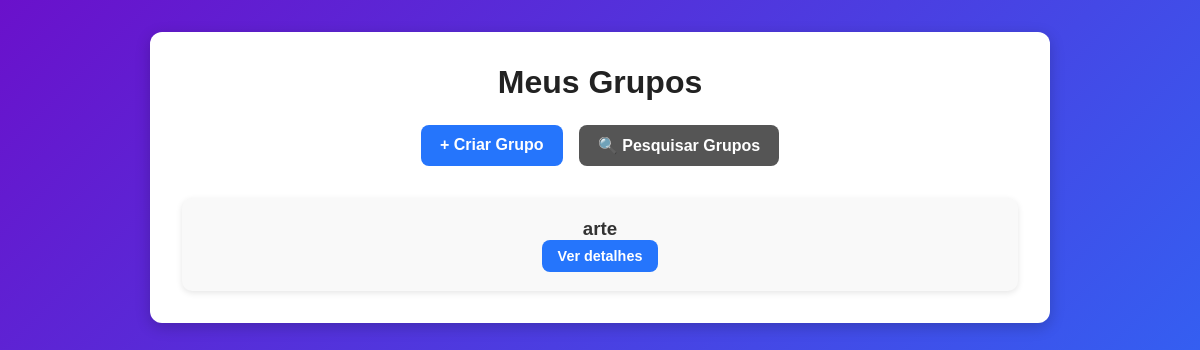
Page /dashboard/ (signed in) on the earlier database version.
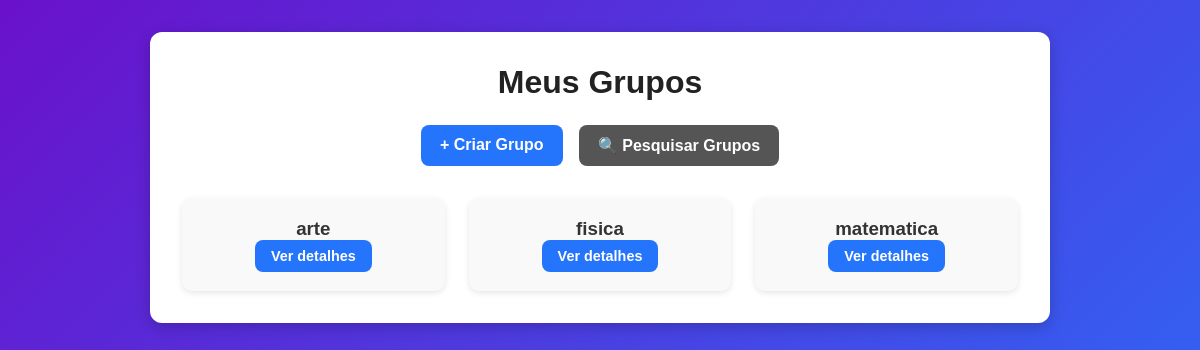
Same page on the later database version.
### tela_principal/models.py (models this page shows, shortened)
class Grupo(models.Model):
    nome = models.CharField(max_length=100)
    descricao = models.TextField()
    criador = models.ForeignKey(User, on_delete=models.CASCADE)
    participantes = models.ManyToManyField(User, related_name='grupos')
    imagem = models.ImageField(upload_to='grupo_pics/', blank=True, null=True)
    data_criacao = models.DateTimeField(auto_now_add=True)

### tela_principal/views.py (the view)
# urls.py: path('dashboard/', views.dashboard, name='dashboard'),
@login_required
def dashboard(request):
    grupos = request.user.grupos.all()
    return render(request, 'tela_principal/dashboard.html', {'grupos': grupos})

### tela_principal/templates/tela_principal/dashboard.html (shortened to what this page needs)
{% load static %}
<!DOCTYPE html>
<html lang="pt-br">
<head>
    <link rel="stylesheet" href="{% static 'tela_principal/css/style.css' %}">
</head>
<body>
    <div class="container">
        <h1>Meus Grupos</h1>
        <div class="actions">
            <a href="{% url 'criar_grupo' %}" class="btn">+ Criar Grupo</a>
            <a href="{% url 'pesquisar_grupos' %}" class="btn secondary">🔍 Pesquisar Grupos</a>
        </div>
        <div class="grupos-lista">
            {% for grupo in grupos %}
                <div class="grupo-card">
                    <h3>{{ grupo.nome }}</h3>
                    <a href="{% url 'grupo_detail' grupo.id %}" class="btn small">Ver detalhes</a>
                </div>
            {% empty %}
                <p class="empty">Você não participa de nenhum grupo ainda.</p>
            {% endfor %}
        </div>
    </div>
</body>
</html>

Differences in the rows shown:
now on this page (row unchanged): Grupo: nome "fisica"
added Grupo: nome "matematica"
